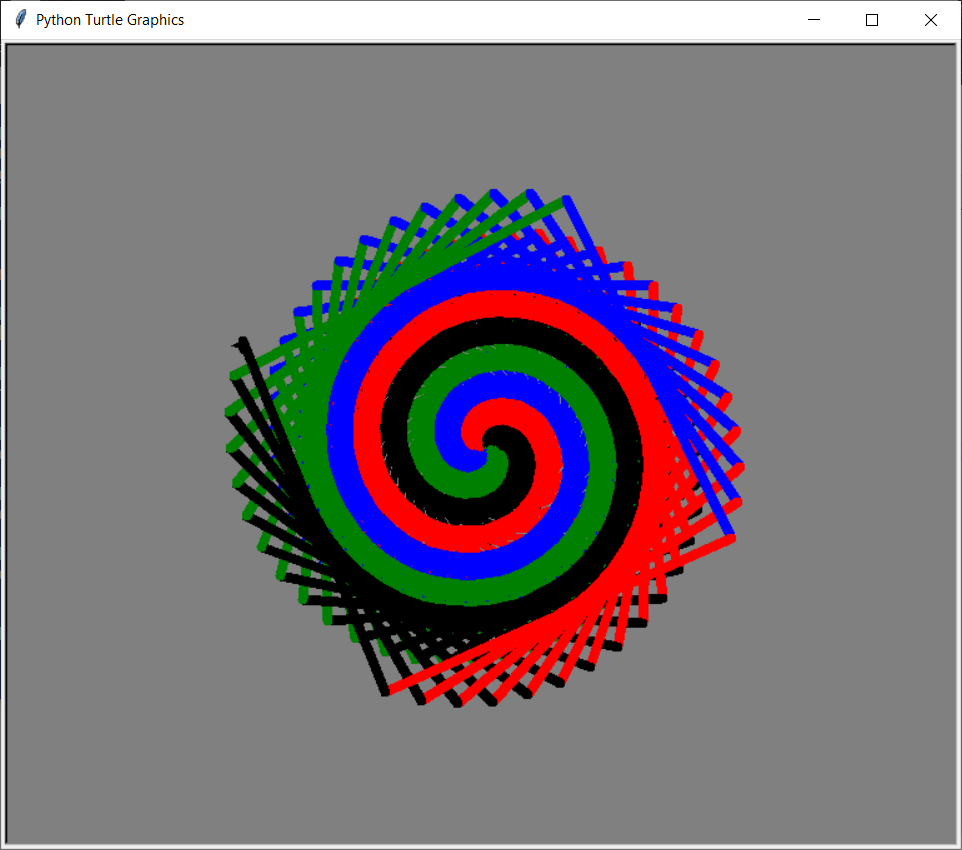

The script that drew this image:
import turtle
colors = [ "black","green","Blue", "red"]
turtle.speed(1)
my_pen = turtle.Pen()
turtle.bgcolor("grey")
for x in range(360):
    my_pen.pencolor(colors[x % 4])
    my_pen.width(x/100 + 5)
    my_pen.forward(x)
    my_pen.right(92)

turtle.done()
